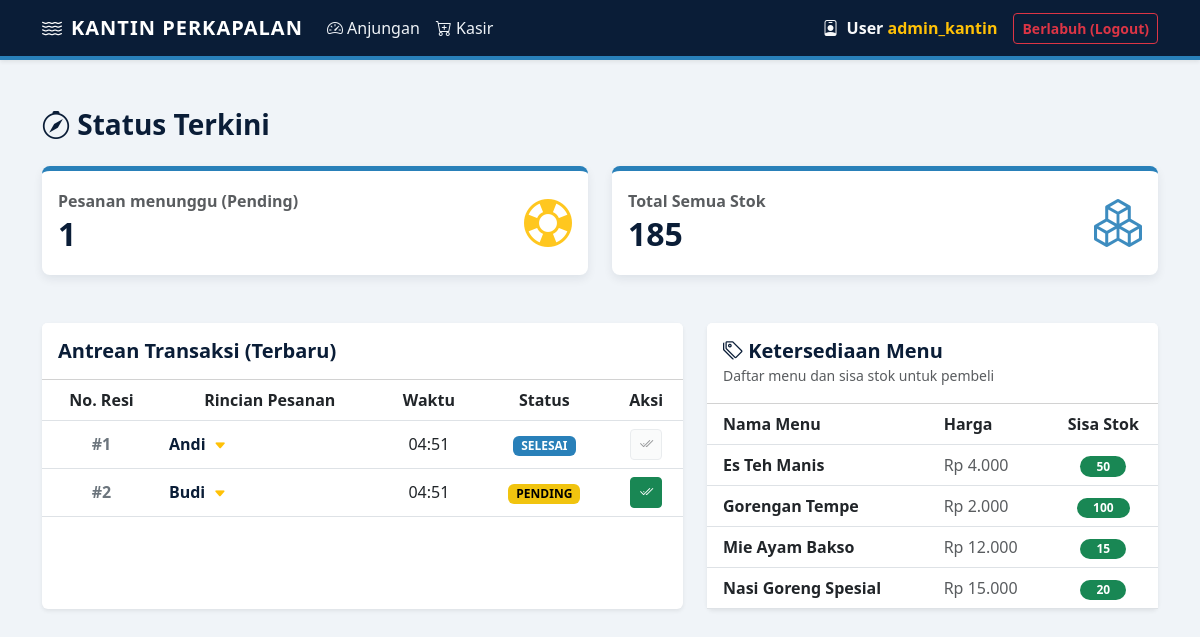
/index.php (signed in), run on the app's committed database.
### tables this page shows
CREATE TABLE pesanan (
    id INT AUTO_INCREMENT PRIMARY KEY,
    nama_pelanggan VARCHAR(100) NOT NULL,
    tanggal_pesanan TIMESTAMP DEFAULT CURRENT_TIMESTAMP,
    total_harga DECIMAL(10, 2) NOT NULL DEFAULT 0,
    status ENUM('pending', 'selesai', 'dibatalkan') DEFAULT 'pending'
);

CREATE TABLE jajanan (
    id INT AUTO_INCREMENT PRIMARY KEY,
    nama_jajanan VARCHAR(100) NOT NULL,
    harga DECIMAL(10, 2) NOT NULL,
    stok INT NOT NULL,
    created_at TIMESTAMP DEFAULT CURRENT_TIMESTAMP
);

### index.php (the view, shortened to what this page needs)
<?php
require 'koneksi.php';
$q_pending = $koneksi->query("SELECT COUNT(*) as total FROM pesanan WHERE status = 'pending'");
$pesanan_berjalan = $q_pending->fetch_assoc()['total'];
$q_stok = $koneksi->query("SELECT SUM(stok) as total FROM jajanan");
$total_stok = $q_stok->fetch_assoc()['total'] ?? 0;
$daftar_jajanan = $koneksi->query("SELECT * FROM jajanan ORDER BY nama_jajanan ASC");
$pesanan_terbaru = $koneksi->query("SELECT * FROM pesanan ORDER BY tanggal_pesanan DESC LIMIT 5");
?>
<!DOCTYPE html>
<html lang="id">
<head>
    <link href="https://cdn.jsdelivr.net/npm/bootstrap@5.3.0/dist/css/bootstrap.min.css" rel="stylesheet">
    <link rel="stylesheet" href="https://cdn.jsdelivr.net/npm/bootstrap-icons@1.10.5/font/bootstrap-icons.css">
</head>
<body>
    <nav class="navbar navbar-expand-lg navbar-custom shadow-sm mb-5">
        <div class="container">
            <a class="navbar-brand text-white" href="index.php"><i class="bi bi-water me-2"></i>KANTIN PERKAPALAN</a>
            <div class="collapse navbar-collapse" id="navbarNav">
                <ul class="navbar-nav me-auto">
                    <li class="nav-item"><a class="nav-link" href="index.php"><i class="bi bi-speedometer2"></i> Anjungan</a></li>
                    <li class="nav-item"><a class="nav-link" href="kasir.php"><i class="bi bi-cart-plus"></i> Kasir</a></li>
                </ul>
                <div class="d-flex align-items-center">
                    <span class="text-light me-3 fw-bold">
                        <i class="bi bi-person-badge me-1"></i>
                        <?= (isset($_SESSION['role']) && $_SESSION['role'] == 'admin') ? 'Kapten' : 'User'; ?>
                        <span class="text-warning"><?= htmlspecialchars($_SESSION['username'] ?? 'User'); ?></span>
                    </span>
                    <a href="logout.php" class="btn btn-outline-danger btn-sm fw-bold">Berlabuh (Logout)</a>
                </div>
            </div>
        </div>
    </nav>
    <div class="container mb-5">
        <h3 class="mb-4 fw-bold" style="color: var(--navy-dark);"><i class="bi bi-compass"></i> Status Terkini</h3>
        <div class="row g-4 mb-5">
            <div class="col-md-6">
                <div class="card card-summary p-3">
                    <div class="d-flex justify-content-between align-items-center">
                        <div>
                            <h6 class="text-muted fw-bold mb-1">Pesanan menunggu (Pending)</h6>
                            <h2 class="fw-bold mb-0" style="color: var(--navy-dark);"><?= $pesanan_berjalan; ?></h2>
                        </div>
                        <i class="bi bi-life-preserver card-icon text-warning"></i>
                    </div>
                </div>
            </div>
            <div class="col-md-6">
                <div class="card card-summary p-3">
                    <div class="d-flex justify-content-between align-items-center">
                        <div>
                            <h6 class="text-muted fw-bold mb-1">Total Semua Stok</h6>
                            <h2 class="fw-bold mb-0" style="color: var(--navy-dark);"><?= $total_stok; ?></h2>
                        </div>
                        <i class="bi bi-boxes card-icon"></i>
                    </div>
                </div>
            </div>
        </div>
        <div class="row g-4">
            <div class="col-lg-7">
                <div class="card shadow-sm border-0 h-100">
                    <div class="card-header bg-white py-3 d-flex justify-content-between align-items-center">
                        <h5 class="mb-0 fw-bold" style="color: var(--navy-dark);"><i class="bi bi-anchor"></i> Antrean Transaksi (Terbaru)</h5>
                    </div>
                    <div class="table-responsive">
                        <table class="table table-hover text-center mb-0 align-middle">
                            <thead class="table-custom">
                                <tr>
                                    <th>No. Resi</th>
                                    <th>Rincian Pesanan</th>
                                    <th>Waktu</th>
                                    <th>Status</th>
                                    <th>Aksi</th>
                                </tr>
                            </thead>
                            <tbody class="bg-white">
                                <?php if ($pesanan_terbaru->num_rows > 0): ?>
                                    <?php while($row = $pesanan_terbaru->fetch_assoc()): ?>
                                    <tr>
                                        <td class="fw-bold text-secondary">#<?= $row['id']; ?></td>
                                        <td class="text-start">
                                            <a data-bs-toggle="collapse" href="#detail-<?= $row['id']; ?>" class="text-decoration-none fw-bold d-block" style="color: var(--navy-dark);">
                                                <?= htmlspecialchars($row['nama_pelanggan']); ?>
                                                <i class="bi bi-caret-down-fill text-warning ms-1" style="font-size: 0.8rem;"></i>
                                            </a>
                                        </td>
                                        <td><?= date('H:i', strtotime($row['tanggal_pesanan'])); ?></td>
                                        <td>
                                            <span class="badge <?= $row['status'] == 'selesai' ? 'badge-selesai' : 'badge-pending'; ?> px-2 py-1">
                                                <?= strtoupper($row['status']); ?>
                                            </span>
                                        </td>
                                        <td>
                                            <?php if($row['status'] == 'pending'): ?>
                                                <a href="update_status.php?id=<?= $row['id']; ?>" class="btn btn-sm btn-success fw-bold" title="Selesaikan Seluruh Pesanan"><i class="bi bi-check2-all"></i></a>
                                            <?php else: ?>
                                                <button class="btn btn-sm btn-light text-muted border" disabled><i class="bi bi-check2-all"></i></button>
                                            <?php endif; ?>
                                        </td>
                                    </tr>
                                    <?php endwhile; ?>
                                <?php else: ?>
                                    <tr><td colspan="5" class="text-muted py-4">Laut masih tenang, belum ada transaksi.</td></tr>
                                <?php endif; ?>
                            </tbody>
                        </table>
                    </div>
                </div>
            </div>
            <div class="col-lg-5">
                <div class="card shadow-sm border-0 h-100">
                    <div class="card-header bg-white py-3">
                        <h5 class="mb-0 fw-bold" style="color: var(--navy-dark);"><i class="bi bi-tags"></i> Ketersediaan Menu</h5>
                        <small class="text-muted">Daftar menu dan sisa stok untuk pembeli</small>
                    </div>
                    <div class="table-responsive" style="max-height: 400px; overflow-y: auto;">
                        <table class="table table-hover align-middle mb-0">
                            <thead class="table-stok sticky-top">
                                <tr>
                                    <th class="ps-3">Nama Menu</th>
                                    <th>Harga</th>
                                    <th class="text-center">Sisa Stok</th>
                                </tr>
                            </thead>
                            <tbody class="bg-white">
                                <?php while($j = $daftar_jajanan->fetch_assoc()): ?>
                                <tr>
                                    <td class="ps-3 fw-semibold text-dark"><?= htmlspecialchars($j['nama_jajanan']); ?></td>
                                    <td class="text-muted">Rp <?= number_format($j['harga'], 0, ',', '.'); ?></td>
                                    <td class="text-center">
                                        <?php if($j['stok'] > 0): ?>
                                            <span class="badge bg-success rounded-pill px-3"><?= $j['stok']; ?></span>
                                        <?php else: ?>
                                            <span class="badge bg-danger rounded-pill px-3">Habis</span>
                                        <?php endif; ?>
                                    </td>
                                </tr>
                                <?php endwhile; ?>
                            </tbody>
                        </table>
                    </div>
                </div>
            </div>
        </div>
    </div>
</body>
</html>

### index.php (style rules this page uses)
:root { --navy-dark: #0A1D37; --ocean-blue: #2980B9; --wave-light: #F0F4F8; --warning-yellow: #F1C40F; }
body { background-color: var(--wave-light); font-family: 'Segoe UI', sans-serif; }
.navbar-custom { background-color: var(--navy-dark); border-bottom: 4px solid var(--ocean-blue); }
.navbar-custom .navbar-brand { font-weight: 800; letter-spacing: 1px; color: #ffffff; }
.navbar-custom .nav-link { color: var(--wave-light); font-weight: 500; transition: 0.3s; }
.card-summary { background-color: #ffffff; border: none; border-top: 5px solid var(--ocean-blue); border-radius: 8px; box-shadow: 0 4px 10px rgba(10, 29, 55, 0.08); transition: 0.2s; }
.card-icon { font-size: 3rem; color: var(--ocean-blue); opacity: 0.9; }
.badge-selesai { background-color: var(--ocean-blue); }
.badge-pending { background-color: var(--warning-yellow); color: #000; }

### data on the page
pesanan: id "1", nama_pelanggan "Andi", tanggal_pesanan "04:51", status "SELESAI"
pesanan: id "2", nama_pelanggan "Budi", tanggal_pesanan "04:51", status "PENDING"
jajanan: nama_jajanan "Es Teh Manis", harga "4.000", stok "50"
jajanan: nama_jajanan "Gorengan Tempe", harga "2.000", stok "100"
jajanan: nama_jajanan "Mie Ayam Bakso", harga "12.000", stok "15"
jajanan: nama_jajanan "Nasi Goreng Spesial", harga "15.000", stok "20"

### other printed values
$_SESSION['username'] "admin_kantin"
$pesanan_berjalan "1"
$total_stok "185"
